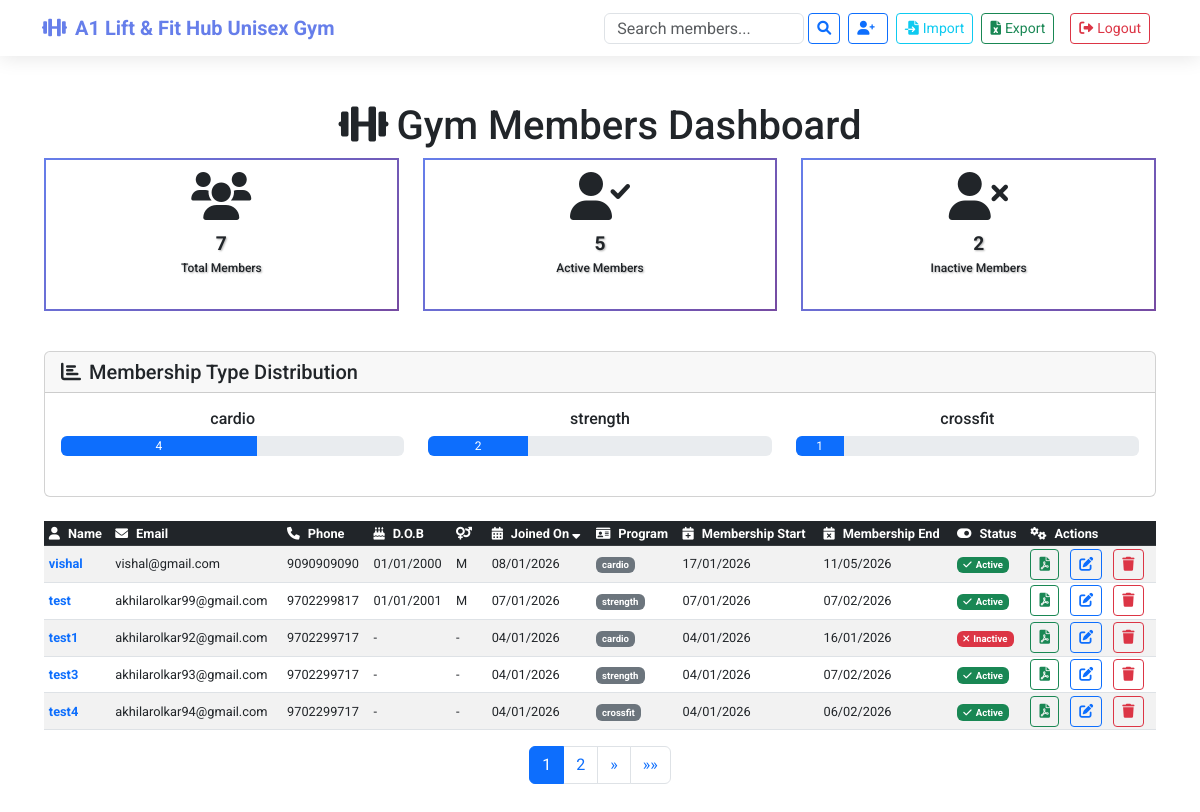
Before: / (signed in) with the older database file.
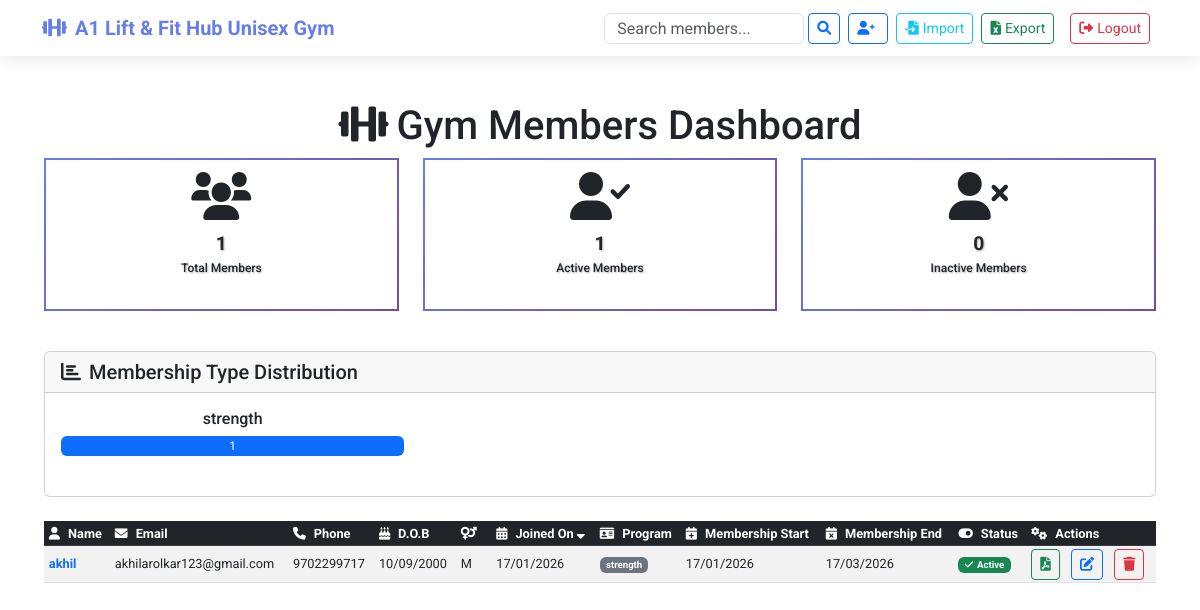
After: the same page with the newer database file.
### members/models.py (models this page shows, shortened)
class Member(models.Model):
    MEMBERSHIP_DURATIONS = {
        'strength': 30,  # days
        'cardio': 90,
        'crossfit': 365,
    }
    name = models.CharField(max_length=100)
    email = models.EmailField(unique=True)
    phone_number = models.CharField(max_length=15, blank=True)
    join_date = models.DateField()
    membership_type = models.CharField(max_length=50)
    membership_start_date = models.DateField(default=timezone.now)
    membership_end_date = models.DateField()
    dob = models.DateField(blank=True, null=True, verbose_name="Date of Birth")
    gender = models.CharField(max_length=10, choices=[('Male', 'Male'), ('Female', 'Female'), ('Other', 'Other')], blank=True)
    is_active = models.BooleanField(default=True)
    fees_amount = models.DecimalField(max_digits=10, decimal_places=2, blank=True, null=True, verbose_name="Fees Amount")
    payment_mode = models.CharField(max_length=50, blank=True, null=True, choices=[
        ('Cash', 'Cash'),
        ('Credit Card', 'Credit Card'),
        ('Debit Card', 'Debit Card'),
        ('UPI', 'UPI'),
        ('Bank Transfer', 'Bank Transfer'),
        ('Other', 'Other'),
    ])
    transaction_id = models.CharField(max_length=100, blank=True, null=True, verbose_name="Transaction ID")
    comments = models.TextField(blank=True, null=True, verbose_name="Comments")

### members/views.py (the view, shortened to what this page needs)
# urls.py: path('', views.member_list, name='member_list'),
@login_required
def member_list(request):
    from django.utils import timezone
    today = timezone.now().date()
    Member.objects.filter(membership_end_date__lt=today, is_active=True).update(is_active=False)
    search_query = request.GET.get('search', '')
    sort_by = request.GET.get('sort_by', 'join_date')
    direction = request.GET.get('direction', 'desc')
    allowed_sort_fields = ['id', 'name', 'email', 'join_date', 'membership_type', 'is_active']
    if sort_by not in allowed_sort_fields:
        sort_by = 'id'
    if direction not in ['asc', 'desc']:
        direction = 'asc'
    order_by_field = f'-{sort_by}' if direction == 'desc' else sort_by
    if search_query:
        members = Member.objects.filter(
            Q(name__icontains=search_query) | Q(email__icontains=search_query)
        ).order_by(order_by_field)
    else:
        members = Member.objects.all().order_by(order_by_field)
    total_members = Member.objects.count()
    active_members = Member.objects.filter(is_active=True).count()
    inactive_members = total_members - active_members
    membership_types = Member.objects.values('membership_type').annotate(count=Count('membership_type')).order_by('-count')
    paginator = Paginator(members, 5)
    page_number = request.GET.get('page')
    page_obj = paginator.get_page(page_number)
    context = {
        'members': page_obj,
        'search_query': search_query,
        'sort_by': sort_by,
        'direction': direction,
        'total_members': total_members,
        'active_members': active_members,
        'inactive_members': inactive_members,
        'membership_types': membership_types,
    }
    return render(request, 'members/member_list.html', context)

### members/templates/members/member_list.html (shortened to what the changed rows need)
{% extends 'members/base.html' %}
{% block content %}
<div class="content-wrapper">
    <div class="text-center mb-2">
        <h1 class="mb-0"><i class="fas fa-dumbbell me-2"></i>Gym Members Dashboard</h1>
    </div>
    <div class="row mb-4 justify-content-center">
        <div class="col-md-4 mb-3">
            <div class="card dashboard-card h-100">
                <div class="card-body text-center text-dark">
                    <div class="icon-wrapper mb-3">
                        <i class="fas fa-users fa-3x"></i>
                    </div>
                    <h2 class="card-title mb-1">{{ total_members }}</h2>
                    <p class="card-text mb-0">Total Members</p>
                </div>
            </div>
        </div>
        <div class="col-md-4 mb-3">
            <div class="card dashboard-card h-100">
                <div class="card-body text-center text-dark">
                    <div class="icon-wrapper mb-3">
                        <i class="fas fa-user-check fa-3x"></i>
                    </div>
                    <h2 class="card-title mb-1">{{ active_members }}</h2>
                    <p class="card-text mb-0">Active Members</p>
                </div>
            </div>
        </div>
        <div class="col-md-4 mb-3">
            <div class="card dashboard-card h-100">
                <div class="card-body text-center text-dark">
                    <div class="icon-wrapper mb-3">
                        <i class="fas fa-user-times fa-3x"></i>
                    </div>
                    <h2 class="card-title mb-1">{{ inactive_members }}</h2>
                    <p class="card-text mb-0">Inactive Members</p>
                </div>
            </div>
        </div>
    </div>
    {% if membership_types %}
    <div class="card mb-4">
        <div class="card-body">
            <div class="row">
                {% for type in membership_types %}
                <div class="col-md-4 mb-3">
                    <div class="text-center">
                        <h6>{{ type.membership_type }}</h6>
                        <div class="progress mb-2" style="height: 20px;">
                        <div class="progress-bar bg-primary" role="progressbar"
                             style="width: {% widthratio type.count total_members 100 %}%"
                             aria-valuenow="{{ type.count }}" aria-valuemin="0" aria-valuemax="{{ total_members }}">
                            {{ type.count }}
                        </div>
                        </div>
                    </div>
                </div>
                {% endfor %}
            </div>
        </div>
    </div>
    {% endif %}
        {% if not search_query and not members %}
        {% else %}
            <div class="table-responsive">
                <table class="table table-striped table-hover">
                    <thead class="table-dark">
                        <tr>
                            <th>
                                <a href="?{% if search_query %}search={{ search_query }}&{% endif %}sort_by=name&direction={% if sort_by == 'name' and direction == 'asc' %}desc{% else %}asc{% endif %}" class="text-white text-decoration-none">
                                    <i class="fas fa-user me-2"></i>Name
                                </a>
                            </th>
                            <th>
                                <a href="?{% if search_query %}search={{ search_query }}&{% endif %}sort_by=email&direction={% if sort_by == 'email' and direction == 'asc' %}desc{% else %}asc{% endif %}" class="text-white text-decoration-none">
                                    <i class="fas fa-envelope me-2"></i>Email
                                </a>
                            </th>
                            <th><i class="fas fa-phone me-2"></i>Phone</th>
                            <th><i class="fas fa-birthday-cake me-2"></i>D.O.B</th>
                            <th><i class="fas fa-venus-mars me-2"></i></th>
                            <th>
                                <a href="?{% if search_query %}search={{ search_query }}&{% endif %}sort_by=join_date&direction={% if sort_by == 'join_date' and direction == 'asc' %}desc{% else %}asc{% endif %}" class="text-white text-decoration-none">
                                    <i class="fas fa-calendar-alt me-2"></i>Joined On
                                    {% if sort_by == 'join_date' %}
                                        {% if direction == 'asc' %}
                                            <i class="fas fa-sort-up"></i>
                                        {% else %}
                                            <i class="fas fa-sort-down"></i>
                                        {% endif %}
                                    {% endif %}
                                </a>
                            </th>
                            <th>
                                <a href="?{% if search_query %}search={{ search_query }}&{% endif %}sort_by=membership_type&direction={% if sort_by == 'membership_type' and direction == 'asc' %}desc{% else %}asc{% endif %}" class="text-white text-decoration-none">
                                    <i class="fas fa-id-card me-2"></i>Program
                                </a>
                            </th>
                            <th><i class="fas fa-calendar-plus me-2"></i>Membership Start</th>
                            <th><i class="fas fa-calendar-times me-2"></i>Membership End</th>
                            <th>
                                <a href="?{% if search_query %}search={{ search_query }}&{% endif %}sort_by=is_active&direction={% if sort_by == 'is_active' and direction == 'asc' %}desc{% else %}asc{% endif %}" class="text-white text-decoration-none">
                                    <i class="fas fa-toggle-on me-2"></i>Status
                                </a>
                            </th>
                            <th><i class="fas fa-cogs me-2"></i>Actions</th>
                        </tr>
                    </thead>
                    <tbody>
                        {% for member in members %}
                        <tr>
                            <td class="fw-bold text-primary">{{ member.name }}</td>
                            <td>{{ member.email }}</td>
                            <td>{{ member.phone_number|default:"-" }}</td>
                            <td>{{ member.dob|date:"d/m/Y"|default:"-" }}</td>
                            <td>
                                {% if member.gender == "Male" %}M{% elif member.gender == "Female" %}F{% elif member.gender == "Other" %}O{% else %}-{% endif %}
                            </td>
                            <td>{{ member.join_date|date:"d/m/Y" }}</td>
                            <td>
                                <span class="badge bg-secondary">{{ member.membership_type }}</span>
                            </td>
                            <td>{{ member.membership_start_date|date:"d/m/Y" }}</td>
                            <td>{{ member.membership_end_date|date:"d/m/Y" }}</td>
                            <td>
                                {% if member.is_active %}
                                    <span class="badge bg-success"><i class="fas fa-check me-1"></i>Active</span>
                                {% else %}
                                    <span class="badge bg-danger"><i class="fas fa-times me-1"></i>Inactive</span>
                                {% endif %}
                            </td>
                            <td>
                                <button type="button" class="btn btn-sm btn-outline-success me-2" data-bs-toggle="modal" data-bs-target="#generatePdfModal" onclick="generatePdf({{ member.id }}, '{{ member.name|escapejs }}', '{{ member.membership_type|escapejs }}', '{{ member.membership_start_date|date:"Y-m-d" }}', '{{ member.membership_end_date|date:"Y-m-d" }}', {{ member.is_active|lower }}, '{{ member.fees_amount|default:""|escapejs }}', '{{ member.payment_mode|default:""|escapejs }}', '{{ member.transaction_id|default:""|escapejs }}', '{{ member.comments|default:""|escapejs }}')" title="Generate Invoice PDF">
                                    <i class="fas fa-file-pdf"></i>
                                </button>
                                <button type="button" class="btn btn-sm btn-outline-primary me-2" data-bs-toggle="modal" data-bs-target="#editMemberModal" onclick="editMember({{ member.id }}, '{{ member.name|escapejs }}', '{{ member.email|escapejs }}', '{{ member.phone_number|escapejs }}', '{{ member.dob|date:"Y-m-d"|default:"" }}', '{{ member.gender|escapejs }}', '{{ member.join_date|date:"Y-m-d" }}', '{{ member.membership_type|escapejs }}', '{{ member.membership_start_date|date:"Y-m-d" }}', '{{ member.membership_end_date|date:"Y-m-d" }}', {{ member.is_active|lower }})">
                                    <i class="fas fa-edit"></i>
                                </button>
                                <button type="button" class="btn btn-sm btn-outline-danger" data-bs-toggle="modal" data-bs-target="#deleteMemberModal" onclick="setDeleteMember({{ member.id }}, '{{ member.name|escapejs }}')">
                                    <i class="fas fa-trash"></i>
                                </button>
                            </td>
                        </tr>
                        {% endfor %}
                    </tbody>
                </table>
            </div>
            {% if members.has_other_pages %}
            <nav aria-label="Member list pagination">
                <ul class="pagination justify-content-center">
                    {% for num in members.paginator.page_range %}
                        {% if members.number == num %}
                            <li class="page-item active">
                                <span class="page-link">{{ num }}</span>
                            </li>
                        {% elif num > members.number|add:'-3' and num < members.number|add:'3' %}
                            <li class="page-item">
                                <a class="page-link" href="?{% if search_query %}search={{ search_query }}&{% endif %}sort_by={{ sort_by }}&direction={{ direction }}&page={{ num }}">{{ num }}</a>
                            </li>
                        {% endif %}
                    {% endfor %}
                    {% if members.has_next %}
                        <li class="page-item">
                            <a class="page-link" href="?{% if search_query %}search={{ search_query }}&{% endif %}sort_by={{ sort_by }}&direction={{ direction }}&page={{ members.next_page_number }}" aria-label="Next">
                                <span aria-hidden="true">&raquo;</span>
                            </a>
                        </li>
                        <li class="page-item">
                            <a class="page-link" href="?{% if search_query %}search={{ search_query }}&{% endif %}sort_by={{ sort_by }}&direction={{ direction }}&page={{ members.paginator.num_pages }}" aria-label="Last">
                                <span aria-hidden="true">&raquo;&raquo;</span>
                            </a>
                        </li>
                    {% endif %}
                </ul>
            </nav>
            {% endif %}
        {% endif %}
    </div>
{% endblock %}

Changed rows visible on the page:
removed Member: name "vishal", email "vishal@gmail.com", phone_number "9090909090", dob "01/01/2000", gender "M", join_date "08/01/2026", membership_type "cardio", membership_start_date "17/01/2026", membership_end_date "11/05/2026", is_active True (drawn)
removed Member: name "test", email "akhilarolkar99@gmail.com", phone_number "9702299817", dob "01/01/2001", gender "M", join_date "07/01/2026", membership_type "strength", membership_start_date "07/01/2026", membership_end_date "07/02/2026", is_active True (drawn)
removed Member: name "test1", email "akhilarolkar92@gmail.com", phone_number "9702299717", dob "-", join_date "04/01/2026", membership_type "cardio", membership_start_date "04/01/2026", membership_end_date "16/01/2026", is_active False (drawn)
removed Member: name "test3", email "akhilarolkar93@gmail.com", phone_number "9702299717", dob "-", join_date "04/01/2026", membership_type "strength", membership_start_date "04/01/2026", membership_end_date "07/02/2026", is_active True (drawn)
removed Member: name "test4", email "akhilarolkar94@gmail.com", phone_number "9702299717", dob "-", join_date "04/01/2026", membership_type "crossfit", membership_start_date "04/01/2026", membership_end_date "06/02/2026", is_active True (drawn)
added Member: name "akhil", email "akhilarolkar123@gmail.com", phone_number "9702299717", dob "10/09/2000", gender "M", join_date "17/01/2026", membership_type "strength", membership_start_date "17/01/2026", membership_end_date "17/03/2026", is_active True (drawn)
Other visible differences:
{{ total_members }}: "7" → "1"
{{ active_members }}: "5" → "1"
{{ inactive_members }}: "2" → "0"
new list line: "strength 1"
list line gone: "cardio 4"
list line gone: "strength 2"
list line gone: "crossfit 1"
list line gone: "1"
list line gone: "2"
